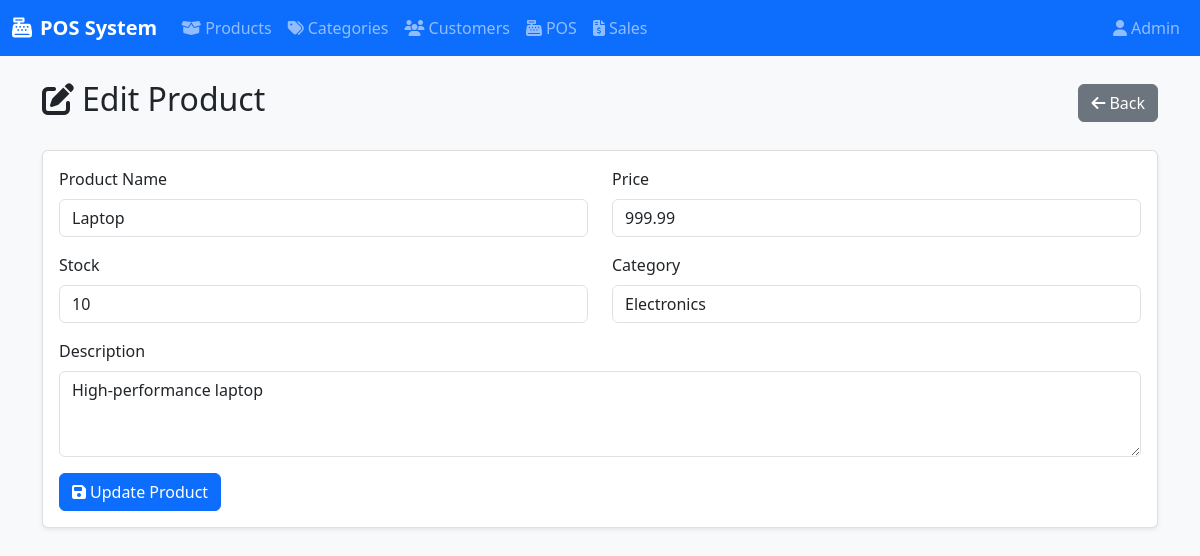
Page /?controller=Product&action=edit&id=1 on the committed database.
### tables this page shows
CREATE TABLE products (
    id INT AUTO_INCREMENT PRIMARY KEY,
    name VARCHAR(255) NOT NULL,
    description TEXT,
    price DECIMAL(10, 2) NOT NULL,
    stock INT NOT NULL DEFAULT 0,
    category_id INT,
    created_at TIMESTAMP DEFAULT CURRENT_TIMESTAMP,
    updated_at TIMESTAMP DEFAULT CURRENT_TIMESTAMP ON UPDATE CURRENT_TIMESTAMP,
    FOREIGN KEY (category_id) REFERENCES categories(id) ON DELETE SET NULL
);

CREATE TABLE categories (
    id INT AUTO_INCREMENT PRIMARY KEY,
    name VARCHAR(255) NOT NULL,
    description TEXT,
    created_at TIMESTAMP DEFAULT CURRENT_TIMESTAMP,
    updated_at TIMESTAMP DEFAULT CURRENT_TIMESTAMP ON UPDATE CURRENT_TIMESTAMP
);

### includes/view_helper.php (called while the page is built, shortened)
<?php
function renderView($viewName, $data = [], $title = 'POS System') {
    extract($data);
    include 'views/' . $viewName . '.php';
    include 'views/layout.php';
}
?>

### config/database.php (called while the page is built, shortened)
<?php
function getConnection() {
    try {
        $conn = new mysqli(DB_HOST, DB_USER, DB_PASS, DB_NAME);
        return $conn;
    } catch (Exception $e) {
        die("Connection error: " . $e->getMessage());
    }
}
?>

### models/ProductModel.php (called while the page is built, shortened)
<?php
require_once 'config/database.php';
class ProductModel {
    private $conn;
    public function __construct() {
        $this->conn = getConnection();
    }
    public function getProductById($id) {
        $sql = "SELECT * FROM products WHERE id = ?";
        $stmt = $this->conn->prepare($sql);
        $stmt->bind_param("i", $id);
        $stmt->execute();
        $result = $stmt->get_result();
        return $result->fetch_assoc();
    }
}
?>

### models/CategoryModel.php (called while the page is built, shortened)
<?php
require_once 'config/database.php';
class CategoryModel {
    private $conn;
    public function __construct() {
        $this->conn = getConnection();
    }
    public function getAllCategories() {
        $sql = "SELECT * FROM categories ORDER BY name";
        $result = $this->conn->query($sql);
        $categories = [];
        if ($result->num_rows > 0) {
            while($row = $result->fetch_assoc()) {
                $categories[] = $row;
            }
        }
        return $categories;
    }
}
?>

### views/product/edit.php (the view, shortened to what this page needs)
<div class="d-flex justify-content-between align-items-center mb-4">
    <h2><i class="fas fa-edit me-2"></i>Edit Product</h2>
    <a href="?controller=Product&action=index" class="btn btn-secondary">
        <i class="fas fa-arrow-left me-1"></i>Back
    </a>
</div>
<div class="card">
    <div class="card-body">
        <form method="POST" action="?controller=Product&action=edit&id=<?php echo $product['id']; ?>">
            <div class="row">
                <div class="col-md-6">
                    <div class="mb-3">
                        <label for="name" class="form-label">Product Name</label>
                        <input type="text" class="form-control" id="name" name="name"
                               value="<?php echo htmlspecialchars($product['name']); ?>" required>
                    </div>
                </div>
                <div class="col-md-6">
                    <div class="mb-3">
                        <label for="price" class="form-label">Price</label>
                        <input type="number" step="0.01" class="form-control" id="price" name="price"
                               value="<?php echo $product['price']; ?>" required>
                    </div>
                </div>
            </div>
            <div class="row">
                <div class="col-md-6">
                    <div class="mb-3">
                        <label for="stock" class="form-label">Stock</label>
                        <input type="number" class="form-control" id="stock" name="stock"
                               value="<?php echo $product['stock']; ?>" required>
                    </div>
                </div>
                <div class="col-md-6">
                    <div class="mb-3">
                        <label for="category_id" class="form-label">Category</label>
                        <select class="form-control" id="category_id" name="category_id" required>
                            <?php foreach ($categories as $category): ?>
                                <option value="<?php echo $category['id']; ?>"
                                        <?php echo $category['id'] == $product['category_id'] ? 'selected' : ''; ?>>
                                    <?php echo htmlspecialchars($category['name']); ?>
                                </option>
                            <?php endforeach; ?>
                        </select>
                    </div>
                </div>
            </div>
            <div class="mb-3">
                <label for="description" class="form-label">Description</label>
                <textarea class="form-control" id="description" name="description" rows="3"><?php
                    echo htmlspecialchars($product['description'] ?? '');
                ?></textarea>
            </div>
            <button type="submit" class="btn btn-primary">
                <i class="fas fa-save me-1"></i>Update Product
            </button>
        </form>
    </div>
</div>

### assets/css/style.css (style rules this page uses)
body { background-color: #f8f9fa; }
.card { box-shadow: 0 0.125rem 0.25rem rgba(0, 0, 0, 0.075); border: 1px solid rgba(0, 0, 0, 0.125); }
.btn { border-radius: 0.375rem; }
.btn-primary { background-color: #0d6efd; border-color: #0d6efd; }

### rows in the picture
products: name "Laptop", price "999.99", stock "10", category_id "Electronics", description "High-performance laptop"
